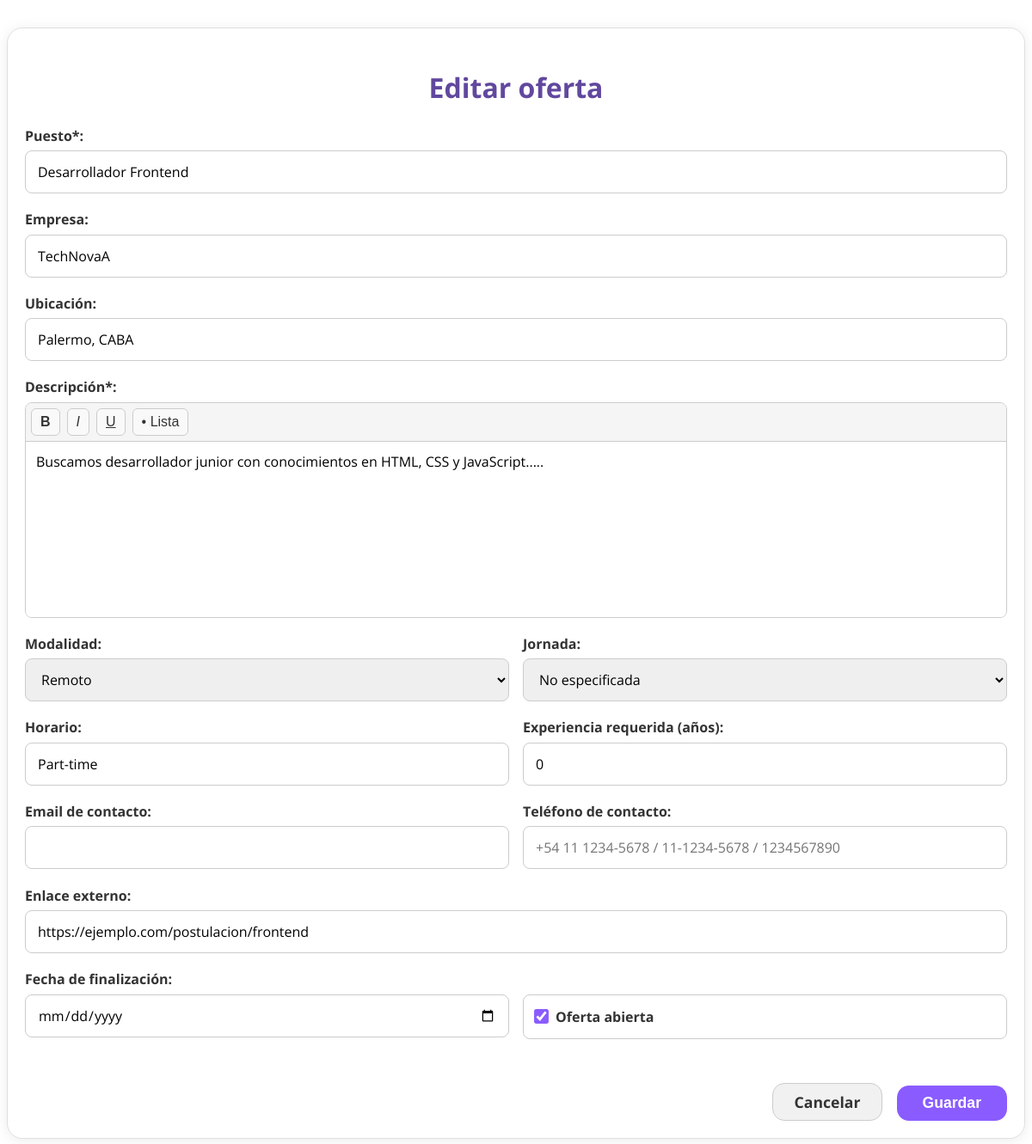
The page /index.php?action=editar-oferta&id_oferta=1 (signed in) on the database its author committed.
### tables this page shows
CREATE TABLE `ofertas` (
  `id_oferta` int(11) NOT NULL,
  `puesto` varchar(150) NOT NULL,
  `descripcion` text NOT NULL,
  `empresa` varchar(100) DEFAULT NULL,
  `ubicacion` varchar(150) DEFAULT NULL,
  `modalidad` enum('presencial','remoto','híbrido') DEFAULT 'presencial',
  `jornada` enum('completa','parcial') DEFAULT NULL,
  `horario` varchar(100) DEFAULT NULL,
  `experiencia_requerida` tinyint(3) UNSIGNED DEFAULT NULL,
  `enlace` varchar(255) DEFAULT NULL,
  `email_contacto` varchar(150) DEFAULT NULL,
  `telefono_contacto` varchar(50) DEFAULT NULL,
  `fecha_fin` date DEFAULT NULL,
  `activa` tinyint(1) DEFAULT 1,
  `estado_aprobacion` enum('pendiente','aprobado','rechazado') DEFAULT 'aprobado',
  `fecha_creacion` timestamp NOT NULL DEFAULT current_timestamp(),
  `fecha_modificacion` timestamp NULL DEFAULT NULL ON UPDATE current_timestamp(),
  `fecha_eliminacion` timestamp NULL DEFAULT NULL,
  `publicada_por` int(11) DEFAULT NULL
);

### modelos/OfertaModel.php (called while the page is built, shortened)
<?php
require_once 'conexion.php';
class OfertaModel
{
    private PDO $pdo;
    public function __construct(?PDO $pdo = null)
    {
        $this->pdo = $pdo ?? conectarDB();
    }
    public function obtenerPorId($id_oferta)
    {
        try {
            $stmt = $this->pdo->prepare("
                                    SELECT o.*, u.nombre, u.apellido, u.rol
                                    FROM ofertas o
                                    LEFT JOIN usuarios u ON o.publicada_por = u.id_usuario
                                    WHERE o.id_oferta = :id_oferta AND o.fecha_eliminacion IS NULL
                                ");
            $stmt->execute(['id_oferta' => $id_oferta]);
            return $stmt->fetch();
        } catch (PDOException $e) {
            return null;
        }
    }
}

### conexion.php (called while the page is built)
<?php
function conectarDB()
{
    $host = 'mysql';
    $db = 'bolsa_trabajo';
    $user = 'user';
    $pass = 'password';
    $charset = 'utf8mb4';
    $dsn = "mysql:host=$host;dbname=$db;charset=$charset";
    $opciones = [
        PDO::ATTR_ERRMODE => PDO::ERRMODE_EXCEPTION,
        PDO::ATTR_DEFAULT_FETCH_MODE => PDO::FETCH_ASSOC
    ];
    try {
        return new PDO($dsn, $user, $pass, $opciones);
    } catch (PDOException $e) {
        die("Error de conexión a la base de datos: " . $e->getMessage());
    }
}

### vistas/formulario.php (the view, shortened to what this page needs)
<?php
$titulo_form = $modo === 'editar' ? 'Editar oferta' : 'Nueva oferta';
?>
<!DOCTYPE html>
<html lang="es">
<head>
    <link rel="stylesheet" href="assets/css/bolsa_trabajo.css?v=<?= time(); ?>">
    <link rel="stylesheet" href="assets/css/formulario_oferta.css?v=<?= time(); ?>">
    <link rel="stylesheet" href="assets/css/mensajes.css?v=<?= time(); ?>">
</head>
<body>
    <section class="formulario-oferta-contenedor">
        <h2 class="formulario-titulo"><?= $titulo_form ?></h2>
        <form method="post" action="index.php?action=<?= $modo === 'editar' ? 'editar-oferta' : 'nueva-oferta' ?>" class="formulario-oferta">
            <div class="formulario-grupo">
                <label for="puesto">Puesto*:</label>
                <input type="text" name="puesto" id="puesto"
                    maxlength="150" required
                    title="Solo se permiten letras, números, espacios y puntuación básica"
                    value="<?= htmlspecialchars($oferta['puesto'] ?? '') ?>">
            </div>
            <div class="formulario-grupo">
                <label for="empresa">Empresa:</label>
                <input type="text" name="empresa" id="empresa"
                    maxlength="100"
                    title="Solo se permiten letras, números, espacios y símbolos como . , ' & ( ) @ / - !"
                    value="<?= htmlspecialchars($oferta['empresa'] ?? '') ?>"> <?php if (!empty($errores['empresa'])): ?>
                    <p class="formulario-error-campo"><?= htmlspecialchars($errores['empresa']) ?></p>
                <?php endif; ?>
            </div>
            <div class="formulario-grupo">
                <label for="ubicacion">Ubicación:</label>
                <input type="text" name="ubicacion" id="ubicacion"
                    maxlength="150"
                    value="<?= htmlspecialchars($oferta['ubicacion'] ?? '') ?>"> <?php if (!empty($errores['ubicacion'])): ?>
                    <p class="formulario-error-campo"><?= htmlspecialchars($errores['ubicacion']) ?></p>
                <?php endif; ?>
            </div>
            <div class="formulario-grupo">
                <label for="descripcion">Descripción*:</label>
                <div class="editor-container">
                    <div class="editor-toolbar">
                        <button type="button" data-comando="bold"><strong>B</strong></button>
                        <button type="button" data-comando="italic"><em>I</em></button>
                        <button type="button" data-comando="underline"><u>U</u></button>
                        <button type="button" data-comando="insertUnorderedList">• Lista</button>
                    </div>
                    <div id="editor" contenteditable="true" class="editor-contenido">
                        <?= $oferta['descripcion'] ?? '' ?>
                    </div>
                </div>
            </div>
            <div class="formulario-fila-doble">
                <div class="formulario-grupo">
                    <label for="modalidad">Modalidad:</label>
                    <select name="modalidad" id="modalidad">
                        <?php
                        $modalidad_actual = $oferta['modalidad'] ?? 'presencial';
                        foreach (['presencial', 'remoto', 'híbrido'] as $opcion):
                        ?>
                            <option value="<?= $opcion ?>" <?= $modalidad_actual === $opcion ? 'selected' : '' ?>>
                                <?= ucfirst($opcion) ?>
                            </option>
                        <?php endforeach; ?>
                    </select>
                </div>
                <div class="formulario-grupo">
                    <label for="jornada">Jornada:</label>
                    <select name="jornada" id="jornada">
                        <?php
                        $jornada_actual = $oferta['jornada'] ?? '';
                        ?>
                        <option value="" <?= $jornada_actual === null || $jornada_actual === '' ? 'selected' : '' ?>>No especificada</option>
                    </select>
                </div>
            </div>
            <div class="formulario-fila-doble">
                <div class="formulario-grupo">
                    <label for="horario">Horario:</label>
                    <input type="text" name="horario" id="horario"
                         maxlength="100"
                        value="<?= htmlspecialchars($oferta['horario'] ?? '') ?>"> <?php if (!empty($errores['horario'])): ?>
                        <p class="formulario-error-campo"><?= htmlspecialchars($errores['horario']) ?></p>
                    <?php endif; ?>
                </div>
                <div class="formulario-grupo">
                    <label for="experiencia_requerida">Experiencia requerida (años):</label>
                    <input type="number" name="experiencia_requerida" id="experiencia_requerida"
                        min="0" max="20"
                        value="<?= htmlspecialchars($oferta['experiencia_requerida'] ?? '') ?>"> <?php if (!empty($errores['experiencia_requerida'])): ?>
                        <p class="formulario-error-campo"><?= htmlspecialchars($errores['experiencia_requerida']) ?></p>
                    <?php endif; ?>
                </div>
            </div>
            <div class="formulario-fila-doble">
                <div class="formulario-grupo">
                    <label for="email_contacto">Email de contacto:</label>
                    <input type="email" name="email_contacto" id="email_contacto" value="<?= htmlspecialchars($oferta['email_contacto'] ?? '') ?>">
                </div>
                <div class="formulario-grupo">
                    <label for="telefono_contacto">Teléfono de contacto:</label>
                    <input type="tel" name="telefono_contacto" id="telefono_contacto"
                        pattern="(\+54\s?)?(\(?\d{2,4}\)?[\s\-]?)?[\d\s\-]{6,12}" minlength="8" maxlength="20"
                        title="Formato: +54 11 1234-5678 o 11-1234-5678 o 1234567890"
                        placeholder="+54 11 1234-5678 / 11-1234-5678 / 1234567890"
                        value="<?= htmlspecialchars($oferta['telefono_contacto'] ?? '') ?>"> <?php if (!empty($errores['telefono_contacto'])): ?>
                        <p class="formulario-error-campo"><?= htmlspecialchars($errores['telefono_contacto']) ?></p>
                    <?php endif; ?>
                </div>
            </div>
            <div class="formulario-grupo">
                <label for="enlace">Enlace externo:</label>
                <input type="url" name="enlace" id="enlace" value="<?= htmlspecialchars($oferta['enlace'] ?? '') ?>">
            </div>
            <div class="formulario-fila-doble">
                <div class="formulario-grupo">
                    <label for="fecha_fin">Fecha de finalización:</label>
                    <input type="date" name="fecha_fin" id="fecha_fin" value="<?= htmlspecialchars($oferta['fecha_fin'] ?? '') ?>">
                </div>
                <div class="formulario-grupo">
                    <div class="formulario-checkbox-campo">
                        <input type="checkbox" name="activa" id="activa" <?= !isset($oferta['activa']) || $oferta['activa'] ? 'checked' : '' ?>>
                        <span>Oferta abierta</span>
                    </div>
                </div>
            </div>
            <div class="formulario-botones">
                <a href="index.php?action=listado" class="hero-btn-secondary">Cancelar</a>
                <button type="submit" class="hero-btn-primary">Guardar</button>
            </div>
        </form>
    </section>
</body>
</html>

### assets/css/bolsa_trabajo.css (style rules this page uses)
html { font-family: 'Open Sans', sans-serif; }
.hero-btn-primary { display: inline-block; text-decoration: none; font-weight: bold; font-size: 1.1rem; padding: 10px 30px; background-color: rgb(138, 92, 255); color: white; border: none; border-radius: 14px; cursor: pointer; transition: all 0.2s ease-in-out; }
.hero-btn-secondary { display: inline-block; text-decoration: none; font-weight: bold; font-size: 1.1rem; padding: 9px 25px; background-color: #f1f1f1; color: #333; border: 1px solid #ccc; border-radius: 14px; cursor: pointer; transition: all 0.2s ease-in-out; }

### assets/css/formulario_oferta.css (style rules this page uses)
.formulario-oferta-contenedor { max-width: 1200px; margin: 2rem auto; padding: 20px; background-color: #fff; border-radius: 18px; box-shadow: 0 2px 16px rgba(0, 0, 0, 0.08); border: 1px solid #e0e0e0; }
.formulario-titulo { font-size: 2rem; font-weight: 700; color: #61489e; margin-bottom: 1.5rem; text-align: center; }
.formulario-oferta { display: flex; flex-direction: column; gap: 1.2rem; }
.formulario-grupo { display: flex; flex-direction: column; }
.formulario-grupo label { font-weight: 600; margin-bottom: 0.4rem; color: #333; }
.formulario-botones { margin-top: 2rem; text-align: right; }
.formulario-botones .hero-btn-primary, .formulario-botones .hero-btn-secondary { margin-left: 12px; }
.formulario-fila-doble { display: flex; gap: 1rem; flex-wrap: wrap; }
.formulario-fila-doble .formulario-grupo { flex: 1; min-width: 200px; }
.formulario-grupo input:not([type="checkbox"]), .formulario-grupo textarea, .formulario-grupo select { height: 50px; padding: 10px 14px; font-size: 1rem; font-family: 'Open Sans', sans-serif; border-radius: 8px; border: 1px solid #ccc; box-sizing: border-box; transition: border-color 0.2s; }
.formulario-checkbox-campo { display: flex; align-items: center; padding: 0 14px; border: 1px solid #ccc; border-radius: 8px; background-color: white; font-weight: 600; color: #333; gap: 10px; height: auto; min-height: 50px; }
.formulario-checkbox-campo input[type="checkbox"] { transform: scale(1.3); accent-color: #8A5CFF; margin: 0; cursor: pointer; flex-shrink: 0; }
.editor-container { border: 1px solid #ccc; border-radius: 8px; overflow: hidden; transition: border-color 0.2s; }
.editor-toolbar { display: flex; padding: 6px; background-color: #f5f5f5; border-bottom: 1px solid #ccc; }
.editor-toolbar button { background-color: #f9f9f9; border: 1px solid #ccc; font-size: 1rem; padding: 6px 10px; cursor: pointer; color: #333; border-radius: 6px; margin-right: 8px; transition: background-color 0.2s, border-color 0.2s; }
.editor-contenido { min-height: 180px; padding: 12px; font-family: 'Open Sans', sans-serif; font-size: 1rem; background-color: white; outline: none; }

### rows shown on the page
ofertas: puesto "Desarrollador Frontend", empresa "TechNovaA", ubicacion "Palermo, CABA", descripcion "Buscamos desarrollador junior con conocimientos en HTML, CSS y JavaScript.....", modalidad "Remoto", jornada "No especificada", horario "Part-time", experiencia_requerida "0", enlace "https://ejemplo.com/postulacion/frontend", activa "☑"

### other values the page prints
$titulo_form "Editar oferta"
